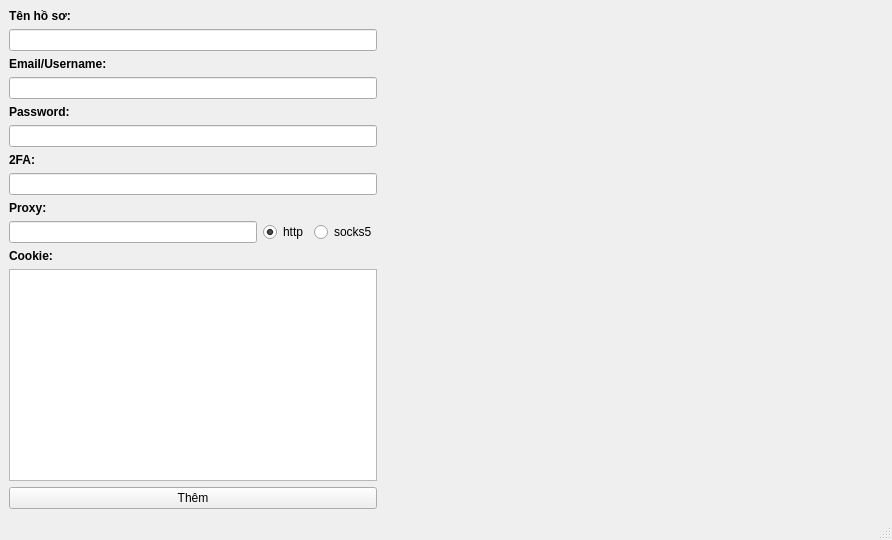
<?xml version="1.0" encoding="UTF-8"?>
<ui version="4.0">
 <class>MainWindow</class>
 <widget class="QMainWindow" name="MainWindow">
  <property name="geometry">
   <rect>
    <x>0</x>
    <y>0</y>
    <width>892</width>
    <height>538</height>
   </rect>
  </property>
  <property name="maximumSize">
   <size>
    <width>16777215</width>
    <height>538</height>
   </size>
  </property>
  <property name="windowTitle">
   <string>Cửa sổ thêm tài khoản</string>
  </property>
  <widget class="QWidget" name="centralwidget">
   <layout class="QHBoxLayout" name="horizontalLayout">
    <item>
     <layout class="QVBoxLayout" name="verticalLayout_5">
      <item>
       <layout class="QVBoxLayout" name="verticalLayout">
        <item>
         <widget class="QLabel" name="label">
          <property name="font">
           <font>
            <weight>75</weight>
            <bold>true</bold>
           </font>
          </property>
          <property name="text">
           <string>Tên hồ sơ:</string>
          </property>
         </widget>
        </item>
        <item>
         <widget class="QLineEdit" name="profileName"/>
        </item>
       </layout>
      </item>
      <item>
       <layout class="QVBoxLayout" name="verticalLayout_2">
        <item>
         <widget class="QLabel" name="label_2">
          <property name="font">
           <font>
            <weight>75</weight>
            <bold>true</bold>
           </font>
          </property>
          <property name="text">
           <string>Email/Username:</string>
          </property>
         </widget>
        </item>
        <item>
         <widget class="QLineEdit" name="uore"/>
        </item>
       </layout>
      </item>
      <item>
       <layout class="QVBoxLayout" name="verticalLayout_3">
        <item>
         <widget class="QLabel" name="label_3">
          <property name="font">
           <font>
            <weight>75</weight>
            <bold>true</bold>
           </font>
          </property>
          <property name="text">
           <string>Password:</string>
          </property>
         </widget>
        </item>
        <item>
         <widget class="QLineEdit" name="password"/>
        </item>
       </layout>
      </item>
      <item>
       <layout class="QVBoxLayout" name="verticalLayout_6">
        <item>
         <widget class="QLabel" name="label_5">
          <property name="font">
           <font>
            <weight>75</weight>
            <bold>true</bold>
           </font>
          </property>
          <property name="text">
           <string>2FA:</string>
          </property>
         </widget>
        </item>
        <item>
         <widget class="QLineEdit" name="facode"/>
        </item>
       </layout>
      </item>
      <item>
       <layout class="QVBoxLayout" name="verticalLayout_7">
        <item>
         <widget class="QLabel" name="label_6">
          <property name="font">
           <font>
            <weight>75</weight>
            <bold>true</bold>
           </font>
          </property>
          <property name="text">
           <string>Proxy:</string>
          </property>
         </widget>
        </item>
        <item>
         <layout class="QHBoxLayout" name="horizontalLayout_2">
          <item>
           <widget class="QLineEdit" name="proxy"/>
          </item>
          <item>
           <widget class="QRadioButton" name="http">
            <property name="text">
             <string>http</string>
            </property>
            <property name="checked">
             <bool>true</bool>
            </property>
           </widget>
          </item>
          <item>
           <widget class="QRadioButton" name="socks5">
            <property name="text">
             <string>socks5</string>
            </property>
           </widget>
          </item>
         </layout>
        </item>
       </layout>
      </item>
      <item>
       <layout class="QVBoxLayout" name="verticalLayout_4">
        <item>
         <widget class="QLabel" name="label_4">
          <property name="font">
           <font>
            <weight>75</weight>
            <bold>true</bold>
           </font>
          </property>
          <property name="text">
           <string>Cookie:</string>
          </property>
         </widget>
        </item>
        <item>
         <widget class="QPlainTextEdit" name="cookie"/>
        </item>
        <item>
         <widget class="QPushButton" name="addToDb">
          <property name="text">
           <string>Thêm</string>
          </property>
         </widget>
        </item>
       </layout>
      </item>
     </layout>
    </item>
    <item>
     <widget class="QLabel" name="labelImg">
      <property name="minimumSize">
       <size>
        <width>500</width>
        <height>500</height>
       </size>
      </property>
      <property name="maximumSize">
       <size>
        <width>500</width>
        <height>500</height>
       </size>
      </property>
      <property name="text">
       <string/>
      </property>
      <property name="pixmap">
       <pixmap resource="resource.qrc">:/images/facebook.jpg</pixmap>
      </property>
      <property name="scaledContents">
       <bool>true</bool>
      </property>
     </widget>
    </item>
   </layout>
  </widget>
  <widget class="QStatusBar" name="statusbar"/>
 </widget>
 <resources>
  <include location="resource.qrc"/>
 </resources>
 <connections/>
</ui>
